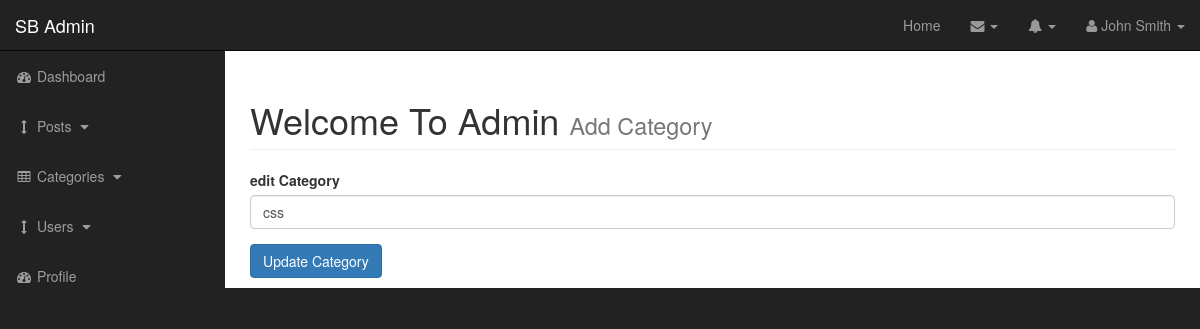
The app's page /admin/categories/edit.php?edit=11, older data.
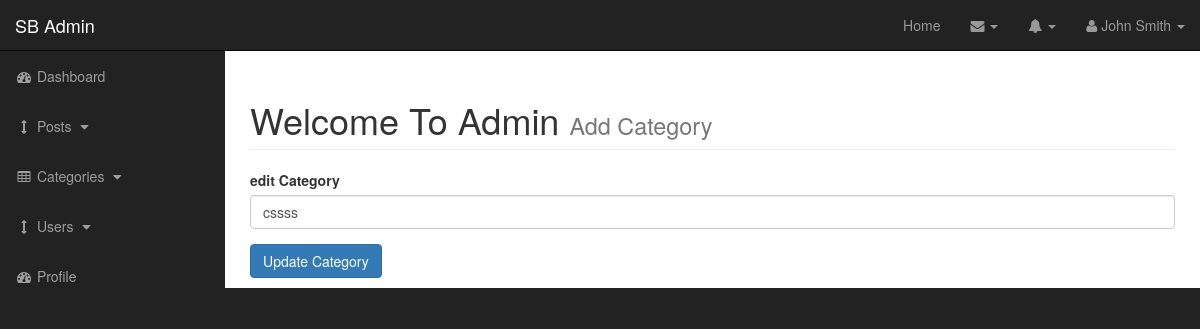
The same page, newer data.
### tables this page shows
CREATE TABLE `category` (
  `cat_id` int(11) NOT NULL,
  `cat_title` varchar(255) NOT NULL
);

### admin/categories/edit.php (the view, shortened to what this page needs)
<?php
include '../header.php' ;
if (isset($_GET['edit'])) {
    $cat_id = $_GET['edit'];
    $query = "SELECT * FROM category WHERE cat_id = $cat_id";
    $result = mysqli_query($connection, $query);
    if ($result && mysqli_num_rows($result) > 0) {
        $category = mysqli_fetch_assoc($result);
        $cat_title = $category['cat_title'];
    } else {
        echo "Category not found.";
    }
}
?>
<div id="page-wrapper">
    <div class="container-fluid">
        <h1 class="page-header">
            Welcome To Admin
            <small> Add Category</small>
        </h1>
        <form action="#" method="post">
            <div class="form-group">
                <label for="name">edit Category</label>
                <input value="<?= $cat_title ?>" name="cat_title" class="form-control" name="cat_title" type="text">
            </div>
            <button name="submit" type="submit" class="btn btn-primary">Update Category</button>
        </form>
    </div>
</div>
<?php include '../footer.php' ;
?>

### admin/header.php (shortened to what this page needs)
<!DOCTYPE html>
<html lang="en">
<head>
    <link href="<?php echo BASE_URL; ?>/admin/css/bootstrap.min.css" rel="stylesheet">
    <link href="<?php echo BASE_URL; ?>/admin/css/sb-admin.css" rel="stylesheet">
    <link href="<?php echo BASE_URL; ?>/admin/font-awesome/css/font-awesome.min.css" rel="stylesheet" type="text/css">
</head>
<body>
    <div id="wrapper">
        <nav class="navbar navbar-inverse navbar-fixed-top" role="navigation">
            <div class="navbar-header">
                <a class="navbar-brand" href="/">SB Admin</a>
            </div>
            <ul class="nav navbar-right top-nav">
                <li><a href="../index.php">Home</a></li>
                <li class="dropdown">
                    <a href="#" class="dropdown-toggle" data-toggle="dropdown"><i class="fa fa-envelope"></i> <b
                            class="caret"></b></a>
                </li>
                <li class="dropdown">
                    <a href="#" class="dropdown-toggle" data-toggle="dropdown"><i class="fa fa-bell"></i> <b
                            class="caret"></b></a>
                </li>
                <li class="dropdown">
                    <a href="#" class="dropdown-toggle" data-toggle="dropdown"><i class="fa fa-user"></i> John Smith <b
                            class="caret"></b></a>
                </li>
            </ul>
            <?php include 'sidebar.php' ?>
        </nav>

Row changes from the older to the newer data that the page shows:
changed category: cat_title "css" → "cssss"
